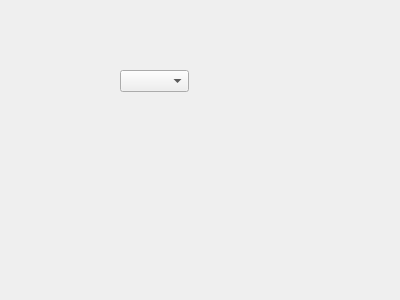
<?xml version="1.0" encoding="UTF-8"?>
<ui version="4.0">
 <class>Form</class>
 <widget class="QWidget" name="Form">
  <property name="geometry">
   <rect>
    <x>0</x>
    <y>0</y>
    <width>400</width>
    <height>300</height>
   </rect>
  </property>
  <property name="windowTitle">
   <string>Form</string>
  </property>
  <widget class="QComboBox" name="comboBox">
   <property name="geometry">
    <rect>
     <x>120</x>
     <y>70</y>
     <width>69</width>
     <height>22</height>
    </rect>
   </property>
   <property name="placeholderText">
    <string/>
   </property>
  </widget>
 </widget>
 <resources/>
 <connections/>
</ui>
